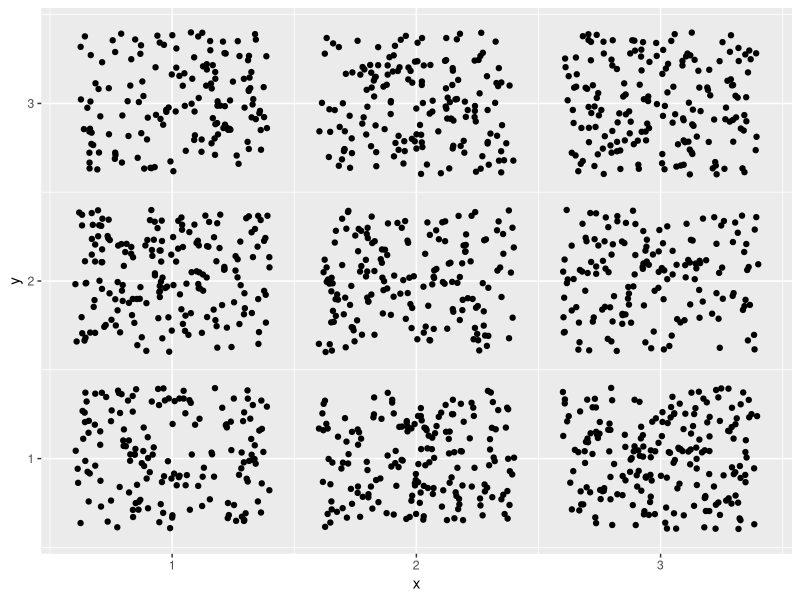
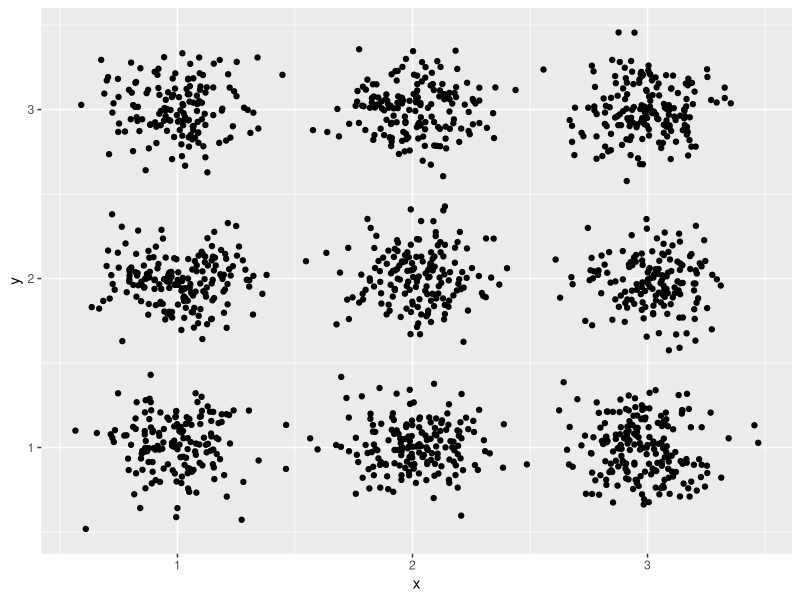
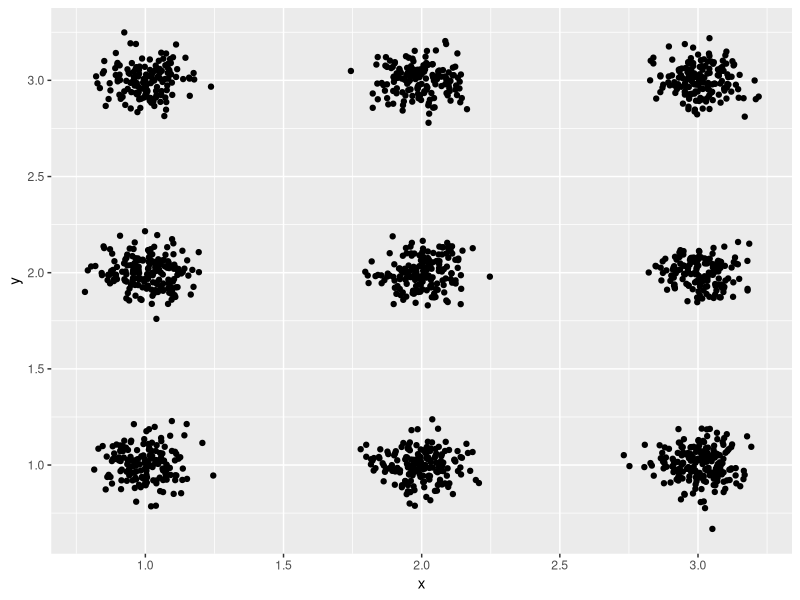
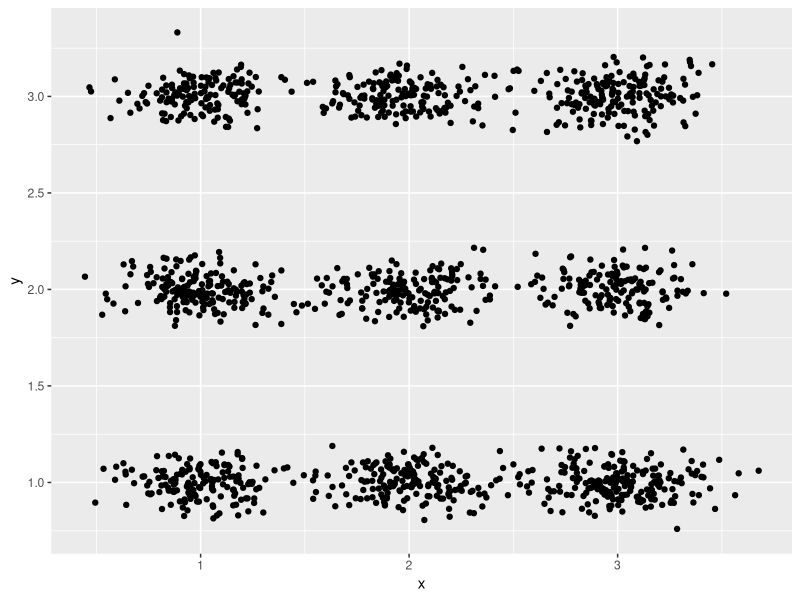
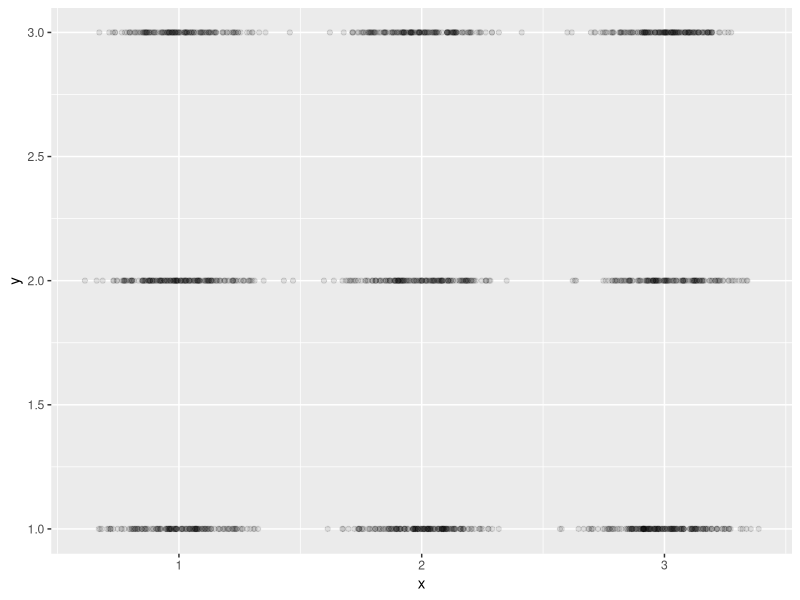

Write the R code that produced these figures, in order.
library(ggforce)


### Name: position_jitternormal
### Title: Jitter points with normally distributed random noise
### Aliases: position_jitternormal

### ** Examples

# Example data
df <- data.frame(
  x = sample(1:3, 1500, TRUE),
  y = sample(1:3, 1500, TRUE)
)

# position_jitter results in rectangular clusters
ggplot(df, aes(x = x, y = y)) +
  geom_point(position = position_jitter())

# geom_jitternormal results in more circular clusters
ggplot(df, aes(x = x, y = y)) +
  geom_point(position = position_jitternormal())

# You can adjust the standard deviations along both axes
# Tighter circles
ggplot(df, aes(x = x, y = y)) +
  geom_point(position = position_jitternormal(sd_x = 0.08, sd_y = 0.08))

# Oblong shapes
ggplot(df, aes(x = x, y = y)) +
  geom_point(position = position_jitternormal(sd_x = 0.2, sd_y = 0.08))

# Only add random noise to one dimension
ggplot(df, aes(x = x, y = y)) +
  geom_point(
    position = position_jitternormal(sd_x = 0.15, sd_y = 0),
    alpha = 0.1
  )
